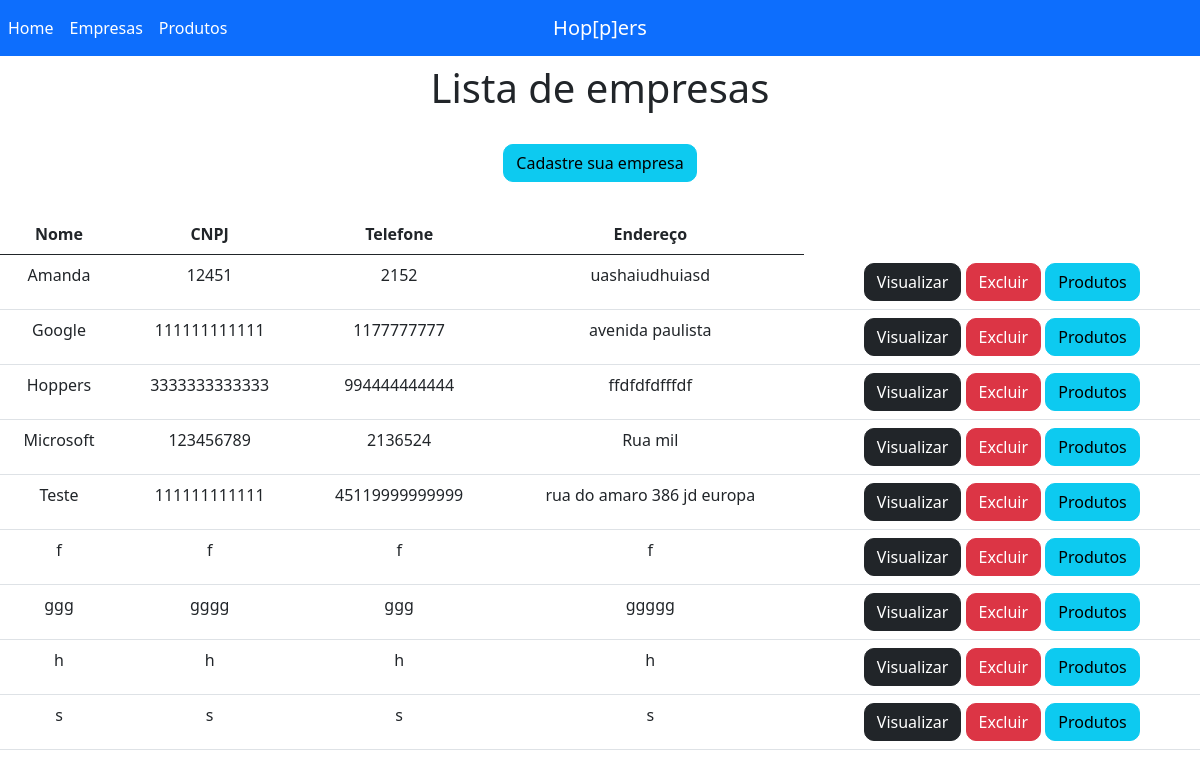
The page /empresas/ on the database as committed earlier.
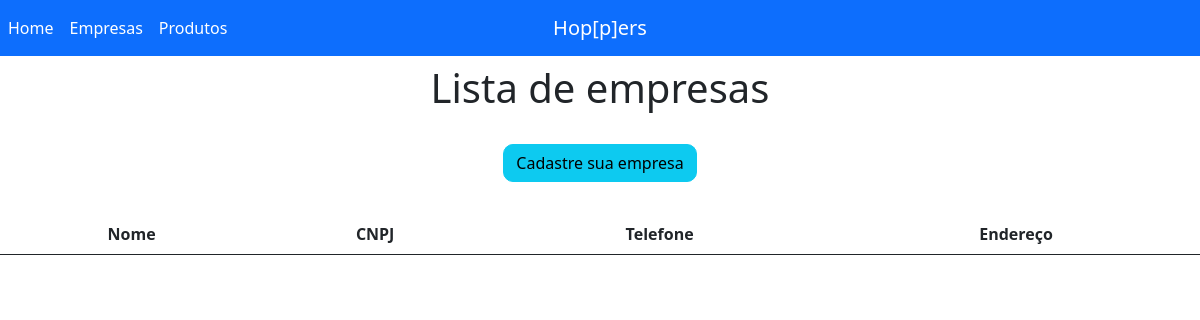
The same page on the database as committed later.
### app/models.py (models this page shows, shortened)
class Empresa(models.Model):
    nome = models.CharField(max_length=100)
    cnpj = CNPJField(masked=True)
    telefone = models.CharField(max_length=14)
    endereco = models.CharField(max_length=255)

### app/views.py (the view)
# urls.py: path('empresas/', empresas, name='empresas'),
def empresas(request):
    data = {}
    data['db'] = Empresa.objects.order_by('nome').all()
    return render(request, 'empresas.html', data)

### app/templates/empresas.html (shortened to what this page needs)
{% load static %}
<!DOCTYPE html>
<html lang="pt-BR">
<head>
    <link href="https://cdn.jsdelivr.net/npm/bootstrap@5.0.2/dist/css/bootstrap.min.css" rel="stylesheet">
    <link rel="stylesheet" href="{% static 'css/style.css' %}">
</head>
<body>
<nav class="navbar navbar-expand-sm navbar-dark bg-primary justify-content-center align-items-start">
    <span class="navbar-brand position-absolute mx-0">Hop[p]ers</span>
    <div class="navbar-collapse collapse" id="navbar">
        <ul class="navbar-nav justify-content-center">
            <li class="nav-item">
                <a class="nav-link active" href="/">Home</a>
            </li>
            <li class="nav-item">
                <a class="nav-link active" href="/empresas">Empresas</a>
            </li>
            <li class="nav-item">
                <a class="nav-link active" href="/produtos">Produtos</a>
            </li>
        </ul>
    </div>
</nav>
<div class="col-8 m-auto pt-2 pb-2 text-center">
    <h1> Lista de empresas</h1>
</div>
<div class="col-8 m-auto pt-3 pb-2 text-center">
    <a href="/formempresa" class="btn btn-info">Cadastre sua empresa</a>
</div>
<div class="col-12 m-auto pt-4 pb-2 text-center">
<table class="table">
  <thead>
    <tr>
      <th scope="col">Nome</th>
      <th scope="col">CNPJ</th>
      <th scope="col">Telefone</th>
      <th scope="col">Endereço</th>
    </tr>
  </thead>
  <tbody>
  {% for dbs in db %}
    <tr>
      <td>{{dbs.nome}}</td>
      <td>{{dbs.cnpj}}</td>
      <td>{{dbs.telefone}}</td>
      <td>{{dbs.endereco}}</td>
        <td>
        <a href="/detalheempresa/{{dbs.id}}" class="btn btn-dark">Visualizar</a>
        <a href="/excluirempresa/{{dbs.id}}" class="btn btn-danger">Excluir</a>
        <a href="/produtosempresa/{{dbs.id}}" class="btn btn-info">Produtos</a>
        </td>
    </tr>
  {% endfor %}
  </tbody>
</table>
</div>
</body>
</html>

Rows that differ between the two databases and show on the page:
removed Empresa: nome "Amanda", cnpj "12451", telefone "2152", endereco "uashaiudhuiasd"
removed Empresa: nome "Google", cnpj "111111111111", telefone "1177777777", endereco "avenida paulista"
removed Empresa: nome "Hoppers", cnpj "3333333333333", telefone "994444444444", endereco "ffdfdfdfffdf"
removed Empresa: nome "Microsoft", cnpj "123456789", telefone "2136524", endereco "Rua mil"
removed Empresa: nome "Teste", cnpj "111111111111", telefone "45119999999999", endereco "rua do amaro 386 jd europa"
removed Empresa: nome "f", cnpj "f", telefone "f", endereco "f"
removed Empresa: nome "ggg", cnpj "gggg", telefone "ggg", endereco "ggggg"
removed Empresa: nome "h", cnpj "h", telefone "h", endereco "h"
removed Empresa: nome "s", cnpj "s", telefone "s", endereco "s"
